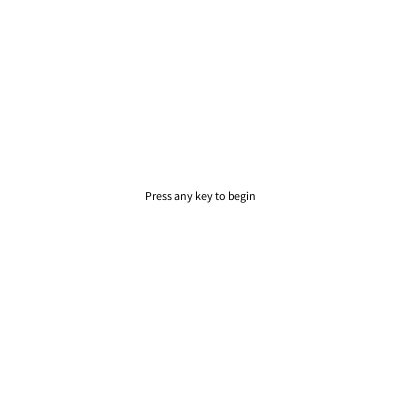
Frame 1 (no input)
Frame 60 (the mouse pressed at the canvas centre just before this capture): identical to frame 1, image omitted
Frame 120 (the mouse held since frame 60 and released just before this capture): identical to frame 1, image omitted

The Processing sketch that drew this single still picture (run headless with seeded random() and noise(); from frame 60 on, the mouse is pressed at the canvas centre):

// Processing sketch: processing_77487
// ── processing_77487.pde

int score;
int speedConstant;
int timeCount;
final int KEY_SPACE = 32;
double x = 10;
double y = 10;
int startX;
int startY;
int rectWidth;
int rectHeight;
Player player;
int passCount;
Controller controller;
GameSetup gS;
int colorValue;
int bulletRadius;
Character s;
boolean collected ;
boolean stop;
boolean delayed;
int count = 0;
int enemyCount = 0;
int addRedValue = 0;
boolean enter;
boolean boss;
int timer = 0;
int bossRad = rectWidth;
int width1;
int height1;
int hitCount = 0;
boolean hit;
int playerCount = 0;
boolean gameOver;
boolean startGame;
  
public void setup() {
  size(400, 400);
  set();
  
  frameRate(60);
}
  
public void set() {
  
  width1 = width;
  height1 = height;
  
  //changes
  colorValue = 0;
  bulletRadius = (int)(((width + height) / 2) / ((x + y) / 2)) / 2 / 2;
  startX = (int) (width / 2);
  startY = (int) ((height / 2) + height / y / 2);
  speedConstant = (int)((height + width) / 80 / x);
  player = new Player(new Location(startX, startY), speedConstant);
  gS = new GameSetup(x, y, width, height, player);
  controller = new Controller(player, gS);
  stroke(10, 100, 40);
  
  gS.setSquares(0);
  gS.setupTokens();
  gS.setEnemies(4);
  
  score = 0;
  gameOver = false;
  startGame = true;
  hit = false;
  enter = true;
  boss = false;
  collected = false;
  stop = false;
  delayed = false;
  s = null;
  timer = 0;
}
  
public void draw() {
  if (startGame) {
    background(255);
    fill(0);
    textAlign(CENTER);
    text("Press any key to begin", width / 2, height / 2);
    if (keyPressed) {
      startGame = false;
    }
  }
  else if (!startGame && !gameOver) {
    if (width1 != width || height1 != height) {
      gS.resetLocations(width, height, width1, height1);
      width1 = width;
      height1 = height;
    }
    timer = 0;
    controller.resetPlayer(player);
    gS.setPlayer(player);
    speedConstant = (int)((height + width) / 80 / x);
    rectWidth = (int) (width / x);
    rectHeight = (int) (height / y);
  
    gridDraw();
    if (!delayed) {
      controller.checkKeyboard((int)x, (int)y, width, height);
      player = controller.setPlayer();
      tokenDraw();
      bulletDraw();
      enemyDraw();
      bossDraw();
    }
    playerDraw();
    if (!stop) {
      collected = checkUnlock();
    }
    if (gS.getMapLoc() == 3 && enter) {
      gS.resetEnemies();
      enter = false;
    }
    if (collected) {
      gS.changeMapBoolean(2, 4, 0);
      gS.changeMapBoolean(2, 5, 0);
      stop = true;
      collected = false;
    }
    if (gS.getMapLoc() == 3 && ((player.getLocation().convertToGrid(player.getLocation().getRow(), width, x) == 4  && player.getLocation().convertToGrid(player.getLocation().getCol() + rectHeight / 4, height, y) == 8) || (player.getLocation().convertToGrid(player.getLocation().getRow(), width, x) == 5  && player.getLocation().convertToGrid(player.getLocation().getCol() + rectHeight / 4, height, y) == 8))) {    
      delayed = true;
    }
    if (delayed && count <= 180) {
      count++;
    }
    if (delayed && count == 90) {
      player.changeNumBullets(player.getNumBullets());
      gS.changeMapBoolean(3, 4, 9);
      gS.changeMapBoolean(3, 5, 9);
    }
    if (delayed && count == 150) {
      gS.setBoss();
      boss = true;
    }
    if (count >= 180) {
      delayed = false;
    }
  
    if (checkEnemyRespawn()) {
      gS.setEnemies(3);
    }
  
    if (colorValue > 255) {
      colorValue = 0;
    }
    else {
      colorValue += 4;
    }
    if (hit) {
      hitCount++;
    }
    if (hitCount == 60) {
      hitCount = 0;
      hit = false;
    }
    timeCount++;
    textAlign(LEFT);
    text("Score: " + score, rectWidth / 9, height - rectHeight / 9);
    textAlign(RIGHT);
    text("Bullet: " + player.getNumBullets(), (int)(width / x * 10 - rectWidth / 9), (int)(height - rectHeight / 9));
  }
  else {
    background(0);
    fill(255);
    textAlign(CENTER);
    text("GAME OVER", width / 2, height / 2);
    text("Score: " + score, width/2, height/2 + 20);
  
    if (timer <= 120) {
      timer++;
    }
    if (keyPressed && timer >= 60) {
      timer = 0;
      set();
      gameOver = false;
    }
  }
}
  
public boolean checkEnemyRespawn() {
  
  if (timer >= 1200 && boss) {
    timer = 0;
    return true;
  }
  timer++;
  return false;
}
  
public boolean checkUnlock() {
  int count = 0;
  for (Token t: gS.getTokens()) {
    if (t instanceof MainToken) {
      count++;
    }
  }
  return count == 0;
}
  
public void bossDraw() {
  if (gS.getBoss().size() > 0) {
    Character b = gS.getBoss().get(0).collisionCheck(player, rectWidth, rectWidth, rectHeight);
    if (b instanceof Player) {
      hit = true;
      if (gS.getBoss().get(0).getDirection() == 0) {
        player.moveTo(player.getLocation().getRow(), player.getLocation().getCol() + gS.getBoss().get(0).getSpeed());
        controller.downMethod(1);
      }
      else if (gS.getBoss().get(0).getDirection() == 1) {
        player.moveTo(player.getLocation().getRow() + gS.getBoss().get(0).getSpeed(), player.getLocation().getCol());
        controller.rightMethod(1);
      }
      else if (gS.getBoss().get(0).getDirection() == 2) {
        player.moveTo(player.getLocation().getRow(), player.getLocation().getCol() - gS.getBoss().get(0).getSpeed());
  
        controller.upMethod(1);
      }
      else if (gS.getBoss().get(0).getDirection() == 3) {
        player.moveTo(player.getLocation().getRow() - gS.getBoss().get(0).getSpeed(), player.getLocation().getCol());
        controller.leftMethod(1);
      }
      //System.out.println(s.getHealth());
      //decrease player health
      if (hitCount == 0) {
        player.changeHealth(-1 * gS.getBoss().get(0).getDamage());
      }
      //move player back in enemy direction by certain enemy speed
      //check boundaries by using the statements in the controller
      //
    }
  
    if (gS.getBoss().get(0).getHealth() <= 0) {
      score += 500;
      gameOver = true;
    }
  
    if (!gameOver) {
      fill(255);
      textAlign(CENTER);
      text(gS.getBoss().get(0).getHealth(), gS.getBoss().get(0).getLocation().getRow(), gS.getBoss().get(0).getLocation().getCol() + rectHeight * 4 / 3);
    }
    if (gS.getBoss().get(0).getCollision()) {
      enemyCount++;
  
      if (enemyCount <= 120) {
        if (addRedValue <= 180) {
          addRedValue += 6;
        }
        else {
          addRedValue = 0;
        }
      }
      else {
        gS.getBoss().get(0).changeCollision();
        enemyCount = 0;
        addRedValue = 0;
      }
    }
    fill(addRedValue);
  
  
    ellipse(gS.getBoss().get(0).getLocation().getRow(), gS.getBoss().get(0).getLocation().getCol(), rectWidth * 2, rectHeight * 2);
    gS.getBoss().get(0).setPlayerLoc(player.getLocation());
  
    gS.getBoss().get(0).move();
  }
}
  
public void gridDraw() {
  for (int row = 0; row < x; row++) {
    for (int col = 0; col < y; col++) {
      rectMode(CORNER);
      if (gS.getMaps()[gS.getMapLoc()][row][col]) {
        fill(0, 140, 100);
      }
      else {
        fill(0);
      }
      if (gS.getMapLoc() == 2) {
        if (row == 4 && col == 0 || row == 5 && col == 0) {
          if (!gS.getMaps()[2][4][0] && !gS.getMaps()[2][5][0]) {
            fill(140, 0, 10);
          }
          else {
            fill(255);
          }
        }
      }
      rect((int) ((row) * (width / x)), (int) ((col) * (height / y)),
      (int) ((width / x)), (int) ((height / y)));
      // rect((int)((row) * (width / x)), (int)((col) * (height / y)),
      // rectWidth, rectHeight);
    }
  }
}
  
public void bulletDraw() {
  for (int a = gS.getBullets().size() - 1; a >= 0; a--) {
    Bullet b = gS.getBullets().get(a);
    //changes
    if (!bulletCollisionCheck(b, a)) {
  
      b.move();
      //draw bullet
      fill(255 - colorValue);
      ellipse(b.getLocation().getRow(), b.getLocation().getCol(), bulletRadius * 2, bulletRadius * 2);
    }
  }
}
  
public void tokenDraw() {
  for (int a = gS.getTokens().size() - 1; a >= 0; a--) {
    Token t = gS.tokens.get(a);
    if (t.getMapLoc() == gS.getMapLoc()) {
      //draw token
      if (t.getTokenType().equals("MainToken")) {
        //changes
        fill(colorValue);
      }
      if (t.getTokenType().equals("BulletToken")) {
        fill(15);
      }
      if (t.getTokenType().equals("HealthToken")) {
        fill(60, 240, 240);
      }
      //changes
      Character s = t.collisionCheck(player, (rectWidth / 2 + rectHeight / 2) / 2, rectWidth, rectHeight);
      if (s instanceof Player) {
        //check type and act
        if (t.getTokenType().equals("MainToken")) {
          score += player.getLevel() * 30;
        }
        if (t.getTokenType().equals("BulletToken")) {
          player.changeNumBullets(10);
        }
        if (t.getTokenType().equals("HealthToken")) {
          player.changeHealth(50);
        }
        //removeToken
        gS.removeToken(a);
      }
      ellipse(t.getLocation().getRow(), t.getLocation().getCol(), rectWidth / 2, rectHeight / 2);
    }
  }
}
  
public void enemyDraw() {
  int makeShiftRad = 5;
  for (int e = gS.getEnemies().size() - 1; e >= 0; e--) {
    if (e < gS.getEnemies().size()) {
  
      Enemy a = gS.getEnemies().get(e);
      a.setPlayerLoc(player.getLocation());
      if (a.getCollision()) {
        enemyCount++;
        if (enemyCount <= 120) {
          if (addRedValue <= 60) {
            addRedValue += 2;
          }
          else {
            addRedValue = 0;
          }
        }
        else {
          a.changeCollision();
          enemyCount = 0;
          addRedValue = 0;
        }
      }
      if (a.getHealth() <= 0) {
        int rand = (int)(Math.random() * 100);
        if (rand <= 30) {
          gS.addToken(new BulletToken(a.getLocation(), player, gS.getMapLoc()));
        }
        else if (rand <= 45) {
          gS.addToken(new HealthToken(a.getLocation(), player, gS.getMapLoc()));
        }
        gS.removeEnemy(e);
        player.gainExp(a.getLevel());
        if (player.checkLevelUp()) {
          player.levelUp();
        }
        score += (a.getLevel() * 10);
  
        //System.out.println(player.getLevel());
      }
  
      if (a.getHealth() > 0) {
        fill(255);
        textAlign(CENTER);
        text(a.getHealth(), a.getLocation().getRow(), a.getLocation().getCol() + makeShiftRad + rectHeight / 2);
      }
      //System.out.println(a.getLevel());
      //System.out.println(player.getLevel() + "   player" );
      if (a.getLevel() == player.getLevel() + 1) {
        if (a.getCollision()) {
          fill(200 + addRedValue, 220, 240);
        }
        else {
          fill(190, 220, 240);
        }
      }
      else if (a.getLevel() == player.getLevel() + 2) {
        if (a.getCollision()) {
          fill(30 + addRedValue, 40, 150);
        }
        else {
          fill(30, 40, 150);
        }
      }
      else if (a.getLevel() == player.getLevel() + 3) {
        if (a.getCollision()) {
          fill(140 + addRedValue, 20, 40);
        }
        else {
          fill(140, 20, 40);
        }
      }
      else {
        fill(190, 220, 240);
      }
      if (!a.collisionCheck(a.getLocation(), makeShiftRad, gS.getMaps(), gS.getMapLoc(), width, height, x, y) ) {
        a.move();
      }
      else {
        a.reverseMove(a.getLocation(), makeShiftRad, gS.getMaps(), gS.getMapLoc(), width, height, x, y);
      }
  
      //temporary
      int enRadius = rectWidth / 4;
      triangle(a.getLocation().getRow(), a.getLocation().getCol() - rectHeight / 3,
      a.getLocation().getRow() - rectWidth / 3, a.getLocation().getCol() + rectHeight / 4,
      a.getLocation().getRow() + rectWidth / 3, a.getLocation().getCol() + rectHeight / 4);
      //ellipse(a.getLocation().getRow(),a.getLocation().getCol(), rectWidth / 2, rectHeight / 2);
  
      //changes
      s = a.collisionCheck(player, enRadius, rectWidth, rectHeight);
      if (s instanceof Player) {
        hit = true;
        if (a.getDirection() == 0) {
          player.moveTo(player.getLocation().getRow(), player.getLocation().getCol() + a.getSpeed());
          if (player.getLocation().getCol() >= 382) {
            player.moveTo(player.getLocation().getRow(), height + 1);
          }
          controller.downMethod(1);
        }
        else if (a.getDirection() == 1) {
          player.moveTo(player.getLocation().getRow() + a.getSpeed(), player.getLocation().getCol());
          if (player.getLocation().getRow() >= 382) {
            player.moveTo(width + 1, player.getLocation().getCol());
          }
          controller.rightMethod(1);
        }
        else if (a.getDirection() == 2) {
          player.moveTo(player.getLocation().getRow(), player.getLocation().getCol() - a.getSpeed());
          controller.upMethod(1);
        }
        else if (a.getDirection() == 3) {
          player.moveTo(player.getLocation().getRow() - a.getSpeed(), player.getLocation().getCol());
          controller.leftMethod(1);
        }
        //System.out.println(s.getHealth());
        //decrease player health
  
        if (hitCount == 0) {
          player.changeHealth(-1 * a.getDamage());
        }
        //move player back in enemy direction by certain enemy speed
        //check boundaries by using the statements in the controller
        //
      }
    }
  }
  }
  
  public void playerDraw() {
  
    if (hit) {
      playerCount += 5;
      if (playerCount > 100) {
        playerCount = 0;
      }
    }
    else {
      playerCount = 0;
    }
    //player color
    fill(30 + playerCount, 100 - playerCount, 200 - playerCount * 2);
    rectMode(CENTER);
    rect(player.getLocation().getRow(), player.getLocation().getCol(),
    rectWidth / 2, rectHeight / 2);
    if (player.getHealth() > 0) {
      fill(255);
      textAlign(CENTER);
      text(player.getHealth(), player.getLocation().getRow(), player.getLocation().getCol() + rectHeight / 2 + 4);
    }
    else {
      gameOver = true;
    }
  }
  public void keyPressed() {
    if (!delayed) {
      if (keyCode == KEY_SPACE && !controller.getKeys()[keyCode]) {
        player.changeNumBullets(-1);
        Location bulletLocation = new Location(player.getLocation().row, player.getLocation().getCol());
        //fire
        if (player.getNumBullets() > 0) {
          gS.addBullet((new Bullet(bulletLocation, controller.getAngle(), player.getLevel(), speedConstant)));
        }
        /*
            else {
                        System.out.println("require");
                    }
                    */
        //System.out.println(gS.getBullets().size());
      }
  
      if (keyCode < controller.getKeys().length) {
        // println("Key pressed == " + keyCode);
        controller.setKeys(keyCode, true);
      }
    }
  }
  
  public void keyReleased() {
    if (keyCode < controller.getKeys().length) {
      // println("Key released == " + keyCode);
      controller.setKeys(keyCode, false);
    }
  }
  /*
    //use mapLoc to check which map and use if statements to decide where to go
    public void boundaryCheck() {
        int xLoc;
        int yLoc;
        if(player.getLocation().getRow() - rectWidth / 4 < 0) {
            println("out left");
            xLoc = (int)((width - rectWidth / 4) / (width / x)) ;
            yLoc = (int)(player.getLocation().getCol() / (height / y));
            if (gS.getMaps()[gS.getMapLoc()][xLoc][yLoc]) {
                player.moveTo(width - rectWidth / 4, player.getLocation().getCol());
            }
            else {
                player.moveTo(0 + rectWidth / 4, player.getLocation().getCol());
            }
        }
          
        if(player.getLocation().getRow() + rectWidth / 4 > width) {
            println("out right");
            xLoc = (int)((0 + rectWidth / 4) / (width / x));
            yLoc = (int)(player.getLocation().getCol() / (height / y));
            if (gS.getMaps()[gS.getMapLoc()][xLoc][yLoc]) {
                player.moveTo(0 + rectWidth / 4, player.getLocation().getCol());
            }
            else {
                player.moveTo(width - rectWidth / 4, player.getLocation().getCol());
            }
        }
          
        if(player.getLocation().getCol() - rectHeight / 4 < 0) {
            println("out up");
            if (gS.getMapLoc() == 0) {
                gS.setSquares(1);
                gS.setEnemies(4);
            }
            xLoc = (int)(player.getLocation().getRow() / (width / x));
            yLoc = (int)((height - rectHeight / 4) / (height / y));
            if (gS.getMaps()[gS.getMapLoc()][xLoc][yLoc]) {
                player.moveTo(player.getLocation().getRow(), height - rectHeight / 4);
            }
            else {
                player.moveTo(player.getLocation().getRow(), 0 + rectHeight / 4);
            }
        }
          
        if(player.getLocation().getCol() + rectHeight / 4 > height) {
            if (gS.getMapLoc() == 1) {
                gS.setSquares(0);
                gS.setEnemies(3);
            }
            xLoc = (int)(player.getLocation().getRow() / (width / x));
            yLoc = (int)((0 + rectHeight / 4) / (height / y));
            if (gS.getMaps()[gS.getMapLoc()][xLoc][yLoc]) {
                player.moveTo(player.getLocation().getRow(), 0 + rectHeight / 4);
            }
            else {
                player.moveTo(player.getLocation().getRow(), height - rectHeight / 4);
            }
        }
   }
    }
    */
  
  //changes
  public boolean bulletCollisionCheck(Bullet b, int a) {
  
    boolean collision = false;
    if (gS.getBoss().size() > 0) {
      s = b.collisionCheck(gS.getBoss().get(0), bulletRadius, rectWidth, rectHeight);
      if (s instanceof Boss) {
        gS.getBoss().get(0).setCollision();
        gS.getBoss().get(0).changeHealth(-b.getDamage());
        gS.removeBullet(a);
        collision = true;
        return collision;
      }
    }
  
    for (int c = 0; c < gS.getEnemies().size(); c++) {
      //checks enemies
      s = b.collisionCheck(gS.getEnemies().get(c), bulletRadius, rectWidth, rectHeight);
  
      if (s instanceof Enemy) {
        gS.getEnemies().get(c).setCollision();
        gS.getEnemies().get(c).changeHealth(-b.getDamage());
        gS.removeBullet(a);
        collision = true;
        return collision;
      }
    }
    //checks walls
    if (b.collisionCheck(b.getLocation(), bulletRadius, gS.getMaps(), gS.getMapLoc(), width, height, x, y)) {
      gS.removeBullet(a);
      collision = true;
    }
    return collision;
  }
  
  
  
  public class Boss extends Enemy {
    public Boss(Location loc, int l, int sc, Player p) {
      super(loc, l, sc, p);
      setHealth(calculateHP(l) * 3);
    }
  }
  
  
  public class Bullet extends Character {
    int direction;
    int damage;
    int speed;
    final int limit = 30;
    int x;
    int y;
  
  
    public Bullet(Location loc, int dir, int lev, int sc) {
      super(loc, lev, sc);
      direction = dir;
      setSpeed(8 * getSpeedConstant());
      damage = lev * 20;
    }
  
    public void move() {
      x = 0;
      y = 0;
      if (direction > 0 && direction < 180) {
        x = 1;
      }
      if (direction > 180 && direction < 360) {
        x = -1;
      }
      if (direction > 90 && direction < 270) {
        y = 1;
      }
      if (direction > 270 || direction < 90) {
        y = -1;
      }
      //System.out.println(x + "  " + y);
      moveTo(getLocation().getRow() + getSpeed() * x, getLocation().getCol() + getSpeed() * y);
    }
    public int getDamage() {
      return damage;
    }
  }
  
  
  public class BulletToken extends Token {
    public BulletToken (Location loc, Player p, int m) {
      super(loc, p, m, "BulletToken");
    }
  }
  
  
  public class Character {
    private Location loc;
    private int health;
    private int speed;
    //level of enemy does not change with character
    private int fullHealth;
    private int level;
    private int speedConstant;
    private int healthLimit;
    private boolean collision;
  
    public Character(Location loc1) {
      loc = loc1;
    }
  
    public Character(Location loc1, int l, int s) {
      loc = loc1;
      level = l;
      speedConstant = s;
      if (this instanceof Player) {
        healthLimit = calculateHP(l) * 4;
      }
      else {
        if (this instanceof Enemy) {
          healthLimit = calculateHP(l);
        }
        else {
          healthLimit = calculateHP(l * 5);
        }
      }
    }
  
    public Character(Location loc1, int l, int h, int s) {
      loc = loc1;
      level = l;
      health = h;
      fullHealth = h;
      speedConstant = s;
    }
    public void setCollision(boolean a) {
      collision = a;
    }
  
    public boolean getCollision() {
      return collision;
    }
    //changes
  
    //other character
    //havent been able to get outer points of bullet and token
    public Character collisionCheck(Character a, int rad, int rectWidth, int rectHeight) {
      int xLoc = -10;
      int yLoc = -10;
      int xLoc2 = -10;
      int yLoc2 = -10;
      if (a instanceof Player) {
        xLoc = (a.getLocation().getRow() + rectWidth/ 4);
        xLoc2 = (a.getLocation().getRow() - rectWidth / 4);
        yLoc = (a.getLocation().getCol() + rectHeight / 4);
        yLoc2 = (a.getLocation().getCol() - rectHeight / 4);
      }
      if (this instanceof Bullet) {
        int x = this.getLocation().getRow();
        int y = this.getLocation().getCol();
        int pointX = -10;
        int pointY = -10;
        for (double r = 0; r < 360; r += 5) {
          pointX = (int)(x + rad * Math.sin(r) / 2);
          pointY = (int)(y + rad * Math.cos(r) / 2);
        }
        //makeshift code
        if (a instanceof Enemy) {
          if (pointX >= a.getLocation().getRow() - 5 && pointX <= a.getLocation().getRow() + 5 && pointY >= a.getLocation().getCol() - 5 && pointY <= a.getLocation().getCol() + 5) {
          }
          else {
            a = null;
          }
        }
      }
      else if (this instanceof Token) {
        int x = this.getLocation().getRow();
            int y = this.getLocation().getCol();
            int pointX;
            int pointY;
            for (double r = 0; r < 360; r++) {
                pointX = (int)(x + Math.sin(r) * rad / 2);
                pointY = (int)(y + Math.cos(r) * rad / 2);
                //System.out.println(pointX + "  " + pointY);
                if(pointX >= xLoc2 && pointX <= xLoc && pointY >= yLoc2 && pointY <= yLoc) {
                    return a;
                }
                else {
                    a = null;
                }
            }
      }
      else if (this instanceof Enemy) {
        int x = this.getLocation().getRow();
        int y = this.getLocation().getCol();
        int pointX = -10;
        int pointY = -10;
        for (double r = 0; r < 360; r += 5) {
          pointX = (int)(x + rad * Math.sin(r));
          pointY = (int)(y + rad * Math.cos(r));
          if (this instanceof Boss) {
            if (pointX >= a.getLocation().getRow() - rectWidth / 2 + 10 && pointX <= a.getLocation().getRow() + rectWidth / 2 - 10 && pointY >= a.getLocation().getCol() - rectHeight / 2 + 10 && pointY <= a.getLocation().getCol() + rectHeight / 2 - 10) {
              return a;
            }
          }
          else {
            if (pointX >= a.getLocation().getRow() - rad && pointX <= a.getLocation().getRow() + rad && pointY >= a.getLocation().getCol() - rad && pointY <= a.getLocation().getCol() + rad) {
              return a;
            }
          }
        }
        a = null;
      }
      return a;
    }
    //wall
    public boolean collisionCheck(Location loc, int rad, boolean[][][] map, int mapLoc, int width, int height, double x, double y) {
      if (this instanceof Bullet || this instanceof Enemy) {
        double x1 = loc.getRow();
        double y1 = loc.getCol();
        int pointX = (int)((x1) / ((double)width / x));
        int pointY = (int)((y1) / ((double)height / y));
        //needs work to prevent sliding past parts
        if (checkLocations(pointX, pointY, (int)x, (int)y)) {
          return true;
        }
        if (map[mapLoc][pointX][pointY]) {
          return false;
        }
      }
      return true;
    }
    public void setFullHealth(int a) {
      fullHealth = a;
    }
  
    public boolean checkLocations(int x1, int y1, int x, int y) {
      if (x1 >= x) {
        return true;
      }
      if (x1 < 0) {
        return true;
      }
      if (y1 >= y) {
        return true;
      }
      if (y1 < 0) {
        return true;
      }
      return false;
    }
  
  
    public int getFullHealth() {
      return fullHealth;
    }
  
    public Location getLocation() {
      return loc;
    }
  
    public void setLocation(int x, int y) {
      loc = new Location(x, y);
    }
  
    public void moveTo(int x, int y) {
      loc = loc.changeLocation(x, y);
    }
  
    public void moveTo(Location loc1) {
      loc = loc.changeLocation(loc1.getRow(), loc1.getCol());
    }
  
    public void setSpeed(int s) {
      if (s <= 10 || speed > 0) {
        speed = s;
      }
      else {
        speed = 5;
      }
    }
  
    public int getSpeed() {
      return speed;
    }
  
    //changes
    public int calculateHP(int l) {
  
      if (this instanceof Enemy) {
        l = l * 40 + 50;
      }
      else if (this instanceof Player) {
        l = l * 50 + 50;
      }
      return l;
    }
  
    //changes
    public void setHealth(int h) {
      health = h;
    }
    public int getHealth() {
      return health;
    }
  
    public void changeHealth(int de) {
      health = health + de;
      if (health > healthLimit) {
        health = healthLimit;
      }
    }
  
    public int getLevel() {
      return level;
    }
  
    public int getSpeedConstant() {
      return speedConstant;
    }
  
    public void resetLocation(int w, int h, int w1, int h1) {
      setLocation(loc.getRow() * w / w1, loc.getCol() * h / h1);
    }
  }
  
  
  public class Controller {
    Player player;
    int x;
    int y;
    int xLoc;
    int yLoc;
    int xLoc2;
    int yLoc2;
    int rectWidth;
    int rectHeight;
    int width;
    int height;
    int angle = 0;
    GameSetup gS;
    boolean off;
    public Controller(Player play, GameSetup gs) {
      player = play;
      gS = gs;
    }
    final int KEY_LEFT = 37;
    final int KEY_UP = 38;
    final int KEY_RIGHT = 39;
    final int KEY_DOWN = 40;
  
    boolean[] keyPressed = new boolean[256];
  
    public boolean[] getKeys() {
      return keyPressed;
    }
  
    public void setKeys(int key, boolean a) {
      keyPressed[key] = a;
    }
  
    //changes check with in school code
    public void checkKeyboard(int x, int y, int width, int height) {
      this.width = width;
      this.height = height;
      this.x = x;
      this.y = y;
      rectWidth = (int) (width / x);
      rectHeight = (int) (height / y);
  
      if (keyPressed[KEY_UP]) {
        player.setDirection(0);
        if (!keyPressed[KEY_LEFT] || !keyPressed[KEY_RIGHT]) {
          angle = 0;
        }
        player.moveTo(player.getLocation().getRow(), player.getLocation().getCol() - player.getSpeed());
        xLoc = player.getLocation().convertToGrid(player.getLocation().getRow() + rectWidth/ 4, width, x);
        xLoc2 = player.getLocation().convertToGrid(player.getLocation().getRow() - rectWidth / 4, width, x);
        yLoc = player.getLocation().convertToGrid(player.getLocation().getCol() - rectHeight / 4, height, y);
        checkLocations(xLoc, xLoc2, yLoc, yLoc);
        upMethod();
      }
  
      if (keyPressed[KEY_DOWN]) {
        player.setDirection(2);
        if (!keyPressed[KEY_LEFT] || keyPressed[KEY_RIGHT]) {
          angle = 180;
        }
        player.moveTo(player.getLocation().getRow(), player.getLocation().getCol() + player.getSpeed());
        xLoc = player.getLocation().convertToGrid(player.getLocation().getRow() + rectWidth/ 4, width, x);
        xLoc2 = player.getLocation().convertToGrid(player.getLocation().getRow() - rectWidth / 4, width, x);
        yLoc = player.getLocation().convertToGrid(player.getLocation().getCol() + rectHeight / 4, height, y);
        checkLocations(xLoc, xLoc2, yLoc, yLoc);
        downMethod();
      }
  
  
      if (keyPressed[KEY_LEFT]) {
        player.setDirection(3);
        if (!keyPressed[KEY_UP] || !keyPressed[KEY_DOWN]) {
          angle = 270;
        }
        player.moveTo(player.getLocation().getRow() - player.getSpeed(), player.getLocation().getCol());
        xLoc = player.getLocation().convertToGrid(player.getLocation().getRow() - rectWidth / 4, width, x);
        yLoc = player.getLocation().convertToGrid(player.getLocation().getCol() - rectHeight / 4, height, y);
        yLoc2 = player.getLocation().convertToGrid(player.getLocation().getCol() + rectHeight / 4, height, y);
        checkLocations(xLoc, xLoc, yLoc, yLoc2);
  
        leftMethod();
      }
  
      if (keyPressed[KEY_RIGHT]) {
        player.setDirection(1);
        if (!keyPressed[KEY_UP] || !keyPressed[KEY_DOWN]) {
          angle = 90;
        }
        player.moveTo(player.getLocation().getRow() + player.getSpeed(), player.getLocation().getCol());
        xLoc = player.getLocation().convertToGrid(player.getLocation().getRow() + rectWidth / 4, width, x);
        yLoc = player.getLocation().convertToGrid(player.getLocation().getCol() - rectHeight / 4, height, y);
        yLoc2 = player.getLocation().convertToGrid(player.getLocation().getCol() + rectHeight / 4, height, y);
        checkLocations(xLoc, xLoc, yLoc, yLoc2);
  
        rightMethod();
      }
      if (keyPressed[KEY_UP] && keyPressed[KEY_RIGHT]) {
        angle = 45;
      }
      if (keyPressed[KEY_UP] && keyPressed[KEY_LEFT]) {
        angle = 315;
      }
      if (keyPressed[KEY_DOWN] && keyPressed[KEY_RIGHT]) {
        angle = 135;
      }
      if (keyPressed[KEY_DOWN] && keyPressed[KEY_LEFT]) {
        angle = 225;
      }
    }
  
  
    public void upMethod() {
      if (player.getLocation().getCol() - rectHeight / 4 <= 0) {
        //println("out up");
        if (gS.getMapLoc() == 0) {
          if (gS.getMaps()[1][xLoc][(int)((height - rectHeight / 4) / (height / y))] && gS.getMaps()[1][xLoc2][(int)((height - rectHeight / 4) / (height / y))]) {
            gS.setSquares(1);
            gS.setEnemies(5);
          }
        }
        else if (gS.getMapLoc() == 1) {
          if (gS.getMaps()[2][xLoc][(int)((height - rectHeight / 4) / (height / y))] && gS.getMaps()[2][xLoc2][(int)((height - rectHeight / 4) / (height / y))]) {
            gS.setSquares(2);
            gS.setEnemies(11);
          }
        }
        else if (gS.getMapLoc() == 2) {
          if (gS.getMaps()[3][xLoc][(int)((height - rectHeight / 4) / (height / y))] && gS.getMaps()[3][xLoc2][(int)((height - rectHeight / 4) / (height / y))]) {
            gS.setSquares(3);
            //gS.setEnemies(4);
            //set boss
          }
        }
        else if (gS.getMapLoc() == 4) {
          if (gS.getMaps()[5][xLoc][(int)((height - rectHeight / 4) / (height / y))] && gS.getMaps()[5][xLoc2][(int)((height - rectHeight / 4) / (height / y))]) {
            gS.setSquares(5);
            gS.setEnemies(8);
          }
        }
        else if (gS.getMapLoc() == 5) {
          if (gS.getMaps()[6][xLoc][(int)((height - rectHeight / 4) / (height / y))] && gS.getMaps()[6][xLoc2][(int)((height - rectHeight / 4) / (height / y))]) {
            gS.setSquares(6);
            gS.setEnemies(6);
          }
        }
        else if (gS.getMapLoc() == 7) {
          if (gS.getMaps()[8][xLoc][(int)((height - rectHeight / 4) / (height / y))] && gS.getMaps()[8][xLoc2][(int)((height - rectHeight / 4) / (height / y))]) {
            gS.setSquares(8);
            gS.setEnemies(8);
          }
        }
        else if (gS.getMapLoc() == 8) {
          if (gS.getMaps()[9][xLoc][(int)((height - rectHeight / 4) / (height / y))] && gS.getMaps()[9][xLoc2][(int)((height - rectHeight / 4) / (height / y))]) {
            gS.setSquares(9);
            gS.setEnemies(7);
          }
        }
  
        yLoc = (int)((height - rectHeight / 4) / (height / y));
        if (gS.getMaps()[gS.getMapLoc()][xLoc][yLoc] && gS.getMaps()[gS.getMapLoc()][xLoc2][yLoc]) {
          player.moveTo(player.getLocation().getRow(), height - rectHeight / 4);
        }
        else {
          player.moveTo(player.getLocation().getRow(), 0 + rectHeight / 4);
        }
      }
  
      checkLocations(xLoc, xLoc2, yLoc, yLoc);
      if (!gS.getMaps()[gS.getMapLoc()][xLoc][yLoc] || !gS.getMaps()[gS.getMapLoc()][xLoc2][yLoc]) {
        player.moveTo(player.getLocation().getRow(), player.getLocation().getCol() + player.getSpeed());
      }
    }
  
    public void downMethod() {
      if (player.getLocation().getCol() + rectHeight / 4>= height) {
        //System.out.println("out down");
        if (gS.getMapLoc() == 1) {
          if (gS.getMaps()[0][xLoc][(int)((0 + rectHeight / 4) / (height / y))] && gS.getMaps()[0][xLoc2][(int)((0 + rectHeight / 4) / (height / y))]) {
            //System.out.println("occur");
            gS.setSquares(0);
            gS.setEnemies(6);
          }
        }
        else if (gS.getMapLoc() == 2) {
          if (gS.getMaps()[1][xLoc][(int)((0 + rectHeight / 4) / (height / y))] && gS.getMaps()[1][xLoc2][(int)((0 + rectHeight / 4) / (height / y))]) {
            gS.setSquares(1);
            gS.setEnemies(5);
          }
        }
        else if (gS.getMapLoc() == 5) {
          if (gS.getMaps()[4][xLoc][(int)((0 + rectHeight / 4) / (height / y))] && gS.getMaps()[4][xLoc2][(int)((0 + rectHeight / 4) / (height / y))]) {
            gS.setSquares(4);
            gS.setEnemies(6);
          }
        }
        else if (gS.getMapLoc() == 6) {
          if (gS.getMaps()[5][xLoc][(int)((0 + rectHeight / 4) / (height / y))] && gS.getMaps()[5][xLoc2][(int)((0 + rectHeight / 4) / (height / y))]) {
            gS.setSquares(5);
            gS.setEnemies(8);
          }
        }
        else if (gS.getMapLoc() == 8) {
          if (gS.getMaps()[7][xLoc][(int)((0 + rectHeight / 4) / (height / y))] && gS.getMaps()[7][xLoc2][(int)((0 + rectHeight / 4) / (height / y))]) {
            gS.setSquares(7);
            gS.setEnemies(6);
          }
        }
        else if (gS.getMapLoc() == 9) {
          if (gS.getMaps()[8][xLoc][(int)((0 + rectHeight / 4) / (height / y))] && gS.getMaps()[8][xLoc2][(int)((0 + rectHeight / 4) / (height / y))]) {
            gS.setSquares(8);
            gS.setEnemies(7);
          }
        }
        yLoc = (int)((0 + rectHeight / 4) / (height / y));
        if (gS.getMaps()[gS.getMapLoc()][xLoc][yLoc] && gS.getMaps()[gS.getMapLoc()][xLoc2][yLoc]) {
          player.moveTo(player.getLocation().getRow(), 0 + rectHeight / 4);
        }
        else {
          player.moveTo(player.getLocation().getRow(), height - rectHeight / 4);
        }
      }
  
      checkLocations(xLoc, xLoc2, yLoc, yLoc);
      if (!gS.getMaps()[gS.getMapLoc()][xLoc][yLoc] || !gS.getMaps()[gS.getMapLoc()][xLoc2][yLoc]) {
        //System.out.println(mapLoc);
        player.moveTo(player.getLocation().getRow(), player.getLocation().getCol() - player.getSpeed());
      }
    }
  
    public void leftMethod() {
      if (player.getLocation().getRow() - rectWidth / 4 <= 0) {
        if (gS.getMapLoc() == 0) {
          if (gS.getMaps()[4][(int)((width - rectWidth / 4) / (width / x))][yLoc] && gS.getMaps()[4][(int)((width - rectWidth / 4) / (width / x))][yLoc2]) {
            gS.setSquares(4);
            gS.setEnemies(5);
          }
        }
        else if (gS.getMapLoc() == 1) {
          if (gS.getMaps()[5][(int)((width - rectWidth / 4) / (width / x))][yLoc] && gS.getMaps()[5][(int)((width - rectWidth / 4) / (width / x))][yLoc2]) {
            gS.setSquares(5);
            gS.setEnemies(4);
          }
        }
        else if (gS.getMapLoc() == 2) {
          if (gS.getMaps()[6][(int)((width - rectWidth / 4) / (width / x))][yLoc] && gS.getMaps()[6][(int)((width - rectWidth / 4) / (width / x))][yLoc2]) {
            gS.setSquares(6);
            gS.setEnemies(7);
          }
        }
        else if (gS.getMapLoc() == 7) {
          if (gS.getMaps()[0][(int)((width - rectWidth / 4) / (width / x))][yLoc] && gS.getMaps()[0][(int)((width - rectWidth / 4) / (width / x))][yLoc2]) {
            gS.setSquares(0);
            gS.setEnemies(5);
          }
        }
        else if (gS.getMapLoc() == 8) {
          if (gS.getMaps()[1][(int)((width - rectWidth / 4) / (width / x))][yLoc] && gS.getMaps()[1][(int)((width - rectWidth / 4) / (width / x))][yLoc2]) {
            gS.setSquares(1);
            gS.setEnemies(6);
          }
        }
        else if (gS.getMapLoc() == 9) {
          if (gS.getMaps()[2][(int)((width - rectWidth / 4) / (width / x))][yLoc] && gS.getMaps()[2][(int)((width - rectWidth / 4) / (width / x))][yLoc2]) {
            gS.setSquares(2);
            gS.setEnemies(9);
          }
        }
        //println("out left");
        xLoc = (int)((width - rectWidth / 4) / (width / x)) ;
  
        if (gS.getMaps()[gS.getMapLoc()][xLoc][yLoc] && gS.getMaps()[gS.getMapLoc()][xLoc][yLoc2]) {
          player.moveTo(width - rectWidth / 4, player.getLocation().getCol());
        }
        else {
          player.moveTo(0 + rectWidth / 4, player.getLocation().getCol());
        }
      }
  
      checkLocations(xLoc, xLoc2, yLoc, yLoc2);
      if (!gS.getMaps()[gS.getMapLoc()][xLoc][yLoc] || !gS.getMaps()[gS.getMapLoc()][xLoc][yLoc2]) {
        player.moveTo(player.getLocation().getRow() + player.getSpeed(), player.getLocation().getCol());
      }
    }
  
    public void rightMethod() {
      if (player.getLocation().getRow() + rectWidth / 4 >= width) {
        //println("out right");
        if (gS.getMapLoc() == 4) {
          if (gS.getMaps()[0][(int)((0 + rectWidth / 4 ) / (width / x))][yLoc] && gS.getMaps()[0][(int)((0 + rectWidth / 4 ) / (width / x))][yLoc2]) {
            gS.setSquares(0);
            gS.setEnemies(6);
          }
        }
        else if (gS.getMapLoc() == 5) {
          if (gS.getMaps()[1][(int)((0 + rectWidth / 4 ) / (width / x))][yLoc] && gS.getMaps()[1][(int)((0 + rectWidth / 4 ) / (width / x))][yLoc2]) {
            gS.setSquares(1);
            gS.setEnemies(6);
          }
        }
        else if (gS.getMapLoc() == 6) {
          if (gS.getMaps()[2][(int)((0 + rectWidth / 4 ) / (width / x))][yLoc] && gS.getMaps()[2][(int)((0 + rectWidth / 4 ) / (width / x))][yLoc2]) {
            gS.setSquares(2);
            gS.setEnemies(9);
          }
        }
        else if (gS.getMapLoc() == 0) {
          if (gS.getMaps()[7][(int)((0 + rectWidth / 4 ) / (width / x))][yLoc] && gS.getMaps()[7][(int)((0 + rectWidth / 4 ) / (width / x))][yLoc2]) {
            gS.setSquares(7);
            gS.setEnemies(8);
          }
        }
        else if (gS.getMapLoc() == 1) {
          if (gS.getMaps()[8][(int)((0 + rectWidth / 4 ) / (width / x))][yLoc] && gS.getMaps()[8][(int)((0 + rectWidth / 4 ) / (width / x))][yLoc2]) {
            gS.setSquares(8);
            gS.setEnemies(4);
          }
        }
        else if (gS.getMapLoc() == 2) {
          if (gS.getMaps()[9][(int)((0 + rectWidth / 4 ) / (width / x))][yLoc] && gS.getMaps()[9][(int)((0 + rectWidth / 4 ) / (width / x))][yLoc2]) {
            gS.setSquares(9);
            gS.setEnemies(6);
          }
        }
        xLoc = (int)((0 + rectWidth / 4 ) / (width / x));
        if (gS.getMaps()[gS.getMapLoc()][xLoc][yLoc] && gS.getMaps()[gS.getMapLoc()][xLoc][yLoc2]) {
          player.moveTo(0 + rectWidth / 4, player.getLocation().getCol());
        }
        else {
          player.moveTo(width - rectWidth / 4, player.getLocation().getCol());
        }
      }
  
      checkLocations(xLoc, xLoc2, yLoc, yLoc2);
      if (!gS.getMaps()[gS.getMapLoc()][xLoc][yLoc] || !gS.getMaps()[gS.getMapLoc()][xLoc][yLoc2]) {
        player.moveTo(player.getLocation().getRow() - player.getSpeed(), player.getLocation().getCol());
      }
    }
  
  
    public void upMethod(int a) {
  
      if (player.getLocation().getCol() - rectHeight / 4 <= 0) {
        //println("out up");
        if (gS.getMapLoc() == 0) {
          if (gS.getMaps()[1][xLoc][(int)((height - rectHeight / 4) / (height / y))] && gS.getMaps()[1][xLoc2][(int)((height - rectHeight / 4) / (height / y))]) {
            gS.setSquares(1);
            gS.setEnemies(4);
          }
        }
        else if (gS.getMapLoc() == 1) {
          if (gS.getMaps()[2][xLoc][(int)((height - rectHeight / 4) / (height / y))] && gS.getMaps()[2][xLoc2][(int)((height - rectHeight / 4) / (height / y))]) {
            gS.setSquares(2);
            gS.setEnemies(5);
          }
        }
        else if (gS.getMapLoc() == 2) {
          if (gS.getMaps()[3][xLoc][(int)((height - rectHeight / 4) / (height / y))] && gS.getMaps()[3][xLoc2][(int)((height - rectHeight / 4) / (height / y))]) {
            gS.setSquares(3);
            //gS.setEnemies(4);
            //set boss
          }
        }
        else if (gS.getMapLoc() == 4) {
          if (gS.getMaps()[5][xLoc][(int)((height - rectHeight / 4) / (height / y))] && gS.getMaps()[5][xLoc2][(int)((height - rectHeight / 4) / (height / y))]) {
            gS.setSquares(5);
            gS.setEnemies(7);
          }
        }
        else if (gS.getMapLoc() == 5) {
          if (gS.getMaps()[6][xLoc][(int)((height - rectHeight / 4) / (height / y))] && gS.getMaps()[6][xLoc2][(int)((height - rectHeight / 4) / (height / y))]) {
            gS.setSquares(6);
            gS.setEnemies(7);
          }
        }
        else if (gS.getMapLoc() == 7) {
          if (gS.getMaps()[8][xLoc][(int)((height - rectHeight / 4) / (height / y))] && gS.getMaps()[8][xLoc2][(int)((height - rectHeight / 4) / (height / y))]) {
            gS.setSquares(8);
            gS.setEnemies(9);
          }
        }
        else if (gS.getMapLoc() == 8) {
          if (gS.getMaps()[9][xLoc][(int)((height - rectHeight / 4) / (height / y))] && gS.getMaps()[9][xLoc2][(int)((height - rectHeight / 4) / (height / y))]) {
            gS.setSquares(9);
            gS.setEnemies(8);
          }
        }
  
        yLoc = (int)((height - rectHeight / 4) / (height / y));
        if (gS.getMaps()[gS.getMapLoc()][xLoc][yLoc] && gS.getMaps()[gS.getMapLoc()][xLoc2][yLoc]) {
          player.moveTo(player.getLocation().getRow(), height - rectHeight / 4);
        }
        else {
          player.moveTo(player.getLocation().getRow(), 0 + rectHeight / 4);
        }
      }
  
      xLoc = player.getLocation().convertToGrid(player.getLocation().getRow() + rectWidth/ 4, width, x);
      xLoc2 = player.getLocation().convertToGrid(player.getLocation().getRow() - rectWidth / 4, width, x);
      yLoc = player.getLocation().convertToGrid(player.getLocation().getCol() - rectHeight / 4 - player.getSpeed(), height, y);
      yLoc2 = player.getLocation().convertToGrid(player.getLocation().getCol() + rectHeight / 4, height, y);
  
      checkLocations(xLoc, xLoc2, yLoc, yLoc);
      if (!gS.getMaps()[gS.getMapLoc()][xLoc][yLoc] || !gS.getMaps()[gS.getMapLoc()][xLoc2][yLoc]) {
        player.moveTo(player.getLocation().getRow(), player.getLocation().getCol() + player.getSpeed());
      }
    }
  
    public void downMethod(int a) {
  
      if (player.getLocation().getCol() + rectHeight / 4>= height) {
        System.out.println("out down");
        if (gS.getMapLoc() == 1) {
          if (gS.getMaps()[0][xLoc][(int)((0 + rectHeight / 4) / (height / y))] && gS.getMaps()[0][xLoc2][(int)((0 + rectHeight / 4) / (height / y))]) {
            //System.out.println("occur");
            gS.setSquares(0);
            gS.setEnemies(5);
          }
        }
        else if (gS.getMapLoc() == 2) {
          if (gS.getMaps()[1][xLoc][(int)((0 + rectHeight / 4) / (height / y))] && gS.getMaps()[1][xLoc2][(int)((0 + rectHeight / 4) / (height / y))]) {
            gS.setSquares(1);
            gS.setEnemies(6);
          }
        }
        else if (gS.getMapLoc() == 5) {
          if (gS.getMaps()[4][xLoc][(int)((0 + rectHeight / 4) / (height / y))] && gS.getMaps()[4][xLoc2][(int)((0 + rectHeight / 4) / (height / y))]) {
            gS.setSquares(4);
            gS.setEnemies(3);
          }
        }
        else if (gS.getMapLoc() == 6) {
          if (gS.getMaps()[5][xLoc][(int)((0 + rectHeight / 4) / (height / y))] && gS.getMaps()[5][xLoc2][(int)((0 + rectHeight / 4) / (height / y))]) {
            gS.setSquares(5);
            gS.setEnemies(9);
          }
        }
        else if (gS.getMapLoc() == 8) {
          if (gS.getMaps()[7][xLoc][(int)((0 + rectHeight / 4) / (height / y))] && gS.getMaps()[7][xLoc2][(int)((0 + rectHeight / 4) / (height / y))]) {
            gS.setSquares(7);
            gS.setEnemies(6);
          }
        }
        else if (gS.getMapLoc() == 9) {
          if (gS.getMaps()[8][xLoc][(int)((0 + rectHeight / 4) / (height / y))] && gS.getMaps()[8][xLoc2][(int)((0 + rectHeight / 4) / (height / y))]) {
            gS.setSquares(8);
            gS.setEnemies(7);
          }
        }
        yLoc = (int)((0 + rectHeight / 4) / (height / y));
        if (gS.getMaps()[gS.getMapLoc()][xLoc][yLoc] && gS.getMaps()[gS.getMapLoc()][xLoc2][yLoc]) {
          player.moveTo(player.getLocation().getRow(), 0 + rectHeight / 4);
        }
        else {
          player.moveTo(player.getLocation().getRow(), height - rectHeight / 4);
        }
      }
  
      xLoc = player.getLocation().convertToGrid(player.getLocation().getRow() + rectWidth/ 4, width, x);
      xLoc2 = player.getLocation().convertToGrid(player.getLocation().getRow() - rectWidth / 4, width, x);
      yLoc = player.getLocation().convertToGrid(player.getLocation().getCol() - rectHeight / 4, height, y);
      yLoc2 = player.getLocation().convertToGrid(player.getLocation().getCol() + rectHeight / 4 + player.getSpeed(), height, y);
  
      checkLocations(xLoc, xLoc2, yLoc, yLoc2);
      if (!gS.getMaps()[gS.getMapLoc()][xLoc][yLoc2] || !gS.getMaps()[gS.getMapLoc()][xLoc2][yLoc2]) {
        //System.out.println(mapLoc);
        player.moveTo(player.getLocation().getRow(), player.getLocation().getCol() - player.getSpeed());
      }
    }
  
    public void leftMethod(int a) {
  
      if (player.getLocation().getRow() - rectWidth / 4 <= 0) {
        if (gS.getMapLoc() == 0) {
          if (gS.getMaps()[4][(int)((width - rectWidth / 4) / (width / x))][yLoc] && gS.getMaps()[4][(int)((width - rectWidth / 4) / (width / x))][yLoc2]) {
            gS.setSquares(4);
            gS.setEnemies(5);
          }
        }
        else if (gS.getMapLoc() == 1) {
          if (gS.getMaps()[5][(int)((width - rectWidth / 4) / (width / x))][yLoc] && gS.getMaps()[5][(int)((width - rectWidth / 4) / (width / x))][yLoc2]) {
            gS.setSquares(5);
            gS.setEnemies(6);
          }
        }
        else if (gS.getMapLoc() == 2) {
          if (gS.getMaps()[6][(int)((width - rectWidth / 4) / (width / x))][yLoc] && gS.getMaps()[6][(int)((width - rectWidth / 4) / (width / x))][yLoc2]) {
            gS.setSquares(6);
            gS.setEnemies(6);
          }
        }
        else if (gS.getMapLoc() == 7) {
          if (gS.getMaps()[0][(int)((width - rectWidth / 4) / (width / x))][yLoc] && gS.getMaps()[0][(int)((width - rectWidth / 4) / (width / x))][yLoc2]) {
            gS.setSquares(0);
            gS.setEnemies(5);
          }
        }
        else if (gS.getMapLoc() == 8) {
          if (gS.getMaps()[1][(int)((width - rectWidth / 4) / (width / x))][yLoc] && gS.getMaps()[1][(int)((width - rectWidth / 4) / (width / x))][yLoc2]) {
            gS.setSquares(1);
            gS.setEnemies(3);
          }
        }
        else if (gS.getMapLoc() == 9) {
          if (gS.getMaps()[2][(int)((width - rectWidth / 4) / (width / x))][yLoc] && gS.getMaps()[2][(int)((width - rectWidth / 4) / (width / x))][yLoc2]) {
            gS.setSquares(2);
            gS.setEnemies(5);
          }
        }
        //println("out left");
        xLoc = (int)((width - rectWidth / 4) / (width / x)) ;
  
        checkLocations(xLoc, xLoc2, yLoc, yLoc);
        if (gS.getMaps()[gS.getMapLoc()][xLoc][yLoc] && gS.getMaps()[gS.getMapLoc()][xLoc][yLoc2]) {
          player.moveTo(width - rectWidth / 4, player.getLocation().getCol());
        }
        else {
          player.moveTo(0 + rectWidth / 4, player.getLocation().getCol());
        }
      }
  
      xLoc = player.getLocation().convertToGrid(player.getLocation().getRow() + rectWidth/ 4, width, x);
      xLoc2 = player.getLocation().convertToGrid(player.getLocation().getRow() - rectWidth / 4 - player.getSpeed(), width, x);
      yLoc = player.getLocation().convertToGrid(player.getLocation().getCol() - rectHeight / 4, height, y);
      yLoc2 = player.getLocation().convertToGrid(player.getLocation().getCol() + rectHeight / 4, height, y);
  
      checkLocations(xLoc, xLoc2, yLoc, yLoc2);
  
      if (!gS.getMaps()[gS.getMapLoc()][xLoc2][yLoc] || !gS.getMaps()[gS.getMapLoc()][xLoc2][yLoc2]) {
        player.moveTo(player.getLocation().getRow() + player.getSpeed(), player.getLocation().getCol());
      }
    }
  
    public void rightMethod(int a) {
  
      if (player.getLocation().getRow() + rectWidth / 4 >= width) {
        //println("out right");
        if (gS.getMapLoc() == 4) {
          if (gS.getMaps()[0][(int)((0 + rectWidth / 4 ) / (width / x))][yLoc] && gS.getMaps()[0][(int)((0 + rectWidth / 4 ) / (width / x))][yLoc2]) {
            gS.setSquares(0);
            gS.setEnemies(5);
          }
        }
        else if (gS.getMapLoc() == 5) {
          if (gS.getMaps()[1][(int)((0 + rectWidth / 4 ) / (width / x))][yLoc] && gS.getMaps()[1][(int)((0 + rectWidth / 4 ) / (width / x))][yLoc2]) {
            gS.setSquares(1);
            gS.setEnemies(6);
          }
        }
        else if (gS.getMapLoc() == 6) {
          if (gS.getMaps()[2][(int)((0 + rectWidth / 4 ) / (width / x))][yLoc] && gS.getMaps()[2][(int)((0 + rectWidth / 4 ) / (width / x))][yLoc2]) {
            gS.setSquares(2);
            gS.setEnemies(7);
          }
        }
        else if (gS.getMapLoc() == 0) {
          if (gS.getMaps()[7][(int)((0 + rectWidth / 4 ) / (width / x))][yLoc] && gS.getMaps()[7][(int)((0 + rectWidth / 4 ) / (width / x))][yLoc2]) {
            gS.setSquares(7);
            gS.setEnemies(8);
          }
        }
        else if (gS.getMapLoc() == 1) {
          if (gS.getMaps()[8][(int)((0 + rectWidth / 4 ) / (width / x))][yLoc] && gS.getMaps()[8][(int)((0 + rectWidth / 4 ) / (width / x))][yLoc2]) {
            gS.setSquares(8);
            gS.setEnemies(4);
          }
        }
        else if (gS.getMapLoc() == 2) {
          if (gS.getMaps()[9][(int)((0 + rectWidth / 4 ) / (width / x))][yLoc] && gS.getMaps()[9][(int)((0 + rectWidth / 4 ) / (width / x))][yLoc2]) {
            gS.setSquares(9);
            gS.setEnemies(5);
          }
        }
        xLoc = (int)((0 + rectWidth / 4 ) / (width / x));
        if (gS.getMaps()[gS.getMapLoc()][xLoc][yLoc] && gS.getMaps()[gS.getMapLoc()][xLoc][yLoc2]) {
          player.moveTo(0 + rectWidth / 4, player.getLocation().getCol());
        }
        else {
          player.moveTo(width - rectWidth / 4, player.getLocation().getCol());
        }
      }
      xLoc = player.getLocation().convertToGrid(player.getLocation().getRow() + rectWidth/ 4 + player.getSpeed(), width, x);
      xLoc2 = player.getLocation().convertToGrid(player.getLocation().getRow() - rectWidth / 4, width, x);
      yLoc = player.getLocation().convertToGrid(player.getLocation().getCol() - rectHeight / 4, height, y);
      yLoc2 = player.getLocation().convertToGrid(player.getLocation().getCol() + rectHeight / 4, height, y);
  
      checkLocations(xLoc, xLoc2, yLoc, yLoc2);
      if (!gS.getMaps()[gS.getMapLoc()][xLoc][yLoc] || !gS.getMaps()[gS.getMapLoc()][xLoc][yLoc2]) {
        player.moveTo(player.getLocation().getRow() - player.getSpeed(), player.getLocation().getCol());
      }
    }
  
  
    public int getAngle() {
      return angle;
    }
  
    public void checkLocations(int xLoc, int xLoc2, int yLoc, int yLoc2) {
      if (xLoc >= x) {
        this.xLoc = 0;
        off = true;
      }
      else if (xLoc < 0) {
        this.xLoc = x - 1;
        off = true;
      }
      if (xLoc2 >= x) {
        this.xLoc2 = 0;
        off = true;
      }
      else if (xLoc2 < 0) {
        this.xLoc2 = x - 1;
        off = true;
      }
  
      if (yLoc >= y) {
        this.yLoc = 0;
        off = true;
      }
      else if (yLoc < 0) {
        this.yLoc = y - 1;
        off = true;
      }
      if (yLoc2 >= y) {
        this.yLoc2 = 0;
        off = true;
      }
      else if (yLoc2 < 0) {
        this.yLoc2 = y - 1;
        off = true;
      }
    }
    /*
    public void boundaryCheck() {
            if(player.getLocation().getRow() - rectWidth / 4 < 0) {
                //println("out left");
                xLoc = (int)((width - rectWidth / 4) / (width / x)) ;
                yLoc = (int)(player.getLocation().getCol() / (height / y));
                if (gS.getMaps()[gS.getMapLoc()][xLoc][yLoc]) {
                    player.moveTo(width - rectWidth / 4, player.getLocation().getCol());
                }
                else {
                    player.moveTo(0 + rectWidth / 4, player.getLocation().getCol());
                }
            }
              
            if(player.getLocation().getRow() + rectWidth / 4 > width) {
                //println("out right");
                xLoc = (int)((0 + rectWidth / 4) / (width / x));
                yLoc = (int)(player.getLocation().getCol() / (height / y));
                if (gS.getMaps()[gS.getMapLoc()][xLoc][yLoc]) {
                    player.moveTo(0 + rectWidth / 4, player.getLocation().getCol());
                }
                else {
                    player.moveTo(width - rectWidth / 4, player.getLocation().getCol());
                }
            }
              
            if(player.getLocation().getCol() + rectHeight / 4 > height) {
                //println("out down");
                if (gS.getMapLoc() == 1) {
                    gS.setSquares(0);
                    gS.setEnemies(3);
                }
                xLoc = (int)(player.getLocation().getRow() / (width / x));
                yLoc = (int)((0 + rectHeight / 4) / (height / y));
                if (gS.getMaps()[gS.getMapLoc()][xLoc][yLoc]) {
                    player.moveTo(player.getLocation().getRow(), 0 + rectHeight / 4);
                }
                else {
                    player.moveTo(player.getLocation().getRow(), height - rectHeight / 4);
                }
            }
            off = false;
        }
        */
    public Player setPlayer() {
      return player;
    }
  
    public void resetPlayer(Player p) {
      player = p;
    }
  }
  
  public class Enemy extends Character {
    private int level;
    private int damage;
    private Location playerLoc;
    private int direction;
    //private Location[][] nodes; 
    boolean bulletCollision = false;
    //int distance = 0;
    int x;
    int y;
    int count = 0;
  
    public Enemy (Location loc, int l, int sc, Player p) {
      //changes
      super(loc, l, sc);
      setFullHealth(calculateHP(l));
      setHealth(calculateHP(l));
      level = p.getLevel() + l;
      damage = calculateDamage(l);
      l *= l;
      if (l < 20) {
        setSpeed(l * getSpeedConstant() / 6 / p.getLevel() + 1);
      }
      else {
        l /= l;
        setSpeed(l * getSpeedConstant() / 2 / p.getLevel() + 1);
      }
    }
  
    public void setCollision() {
      bulletCollision = true;
    }
  
    public void changeCollision() {
      bulletCollision = !bulletCollision;
    }
    public boolean getCollision() {
      return bulletCollision;
    }
    public int calculateDamage(int l) {
      return l * 40 - 10;
    }
  
    public int getLevel() {
      return level;
    }
  
    public int getDamage() {
      return damage;
    }
  
    public void setPlayerLoc(Location loc) {
      playerLoc = loc;
    }
  
    //use grid to find shortest distance
    public void findShortest(boolean[][][] map, int mapLoc, int width, int height, double x, double y) {
    }
  
    //simple move
    public void move() {
      //int angle;
      x = 0;
      y = 0;
      double xDist = getLocation().getRow() - playerLoc.getRow();
      double yDist = getLocation().getCol() - playerLoc.getCol();
  
      //angle =  (int) Math.toDegrees(Math.atan2((getLocation().getCol() - playerLoc.getCol()),(getLocation().getRow() - playerLoc.getRow()) ));
      if (xDist > 0) {
        x = -1;
      }
      else if (xDist < 0) {
        x = 1;
      }
      if (yDist > 0) {
        y = -1;
      }
      else if (yDist < 0) {
        y = 1;
      }
      if (Math.abs(xDist) - Math.abs(yDist) > 0) {
        if (x == 1) {
          direction = 1;
        }
        else if (x == -1) {
          direction = 3;
        }
      }
      else {
        if (y == 1) {
          direction = 0;
        }
        else if (y == -1) {
          direction = 2;
        }
      }
  
      moveTo(getLocation().getRow() + getSpeed() * x, getLocation().getCol() + getSpeed() * y);
      //moveTo((int)(getLocation().getRow() - (getSpeed() * Math.sin(angle))),(int)(getLocation().getCol() + (getSpeed() * Math.cos(angle))));
    }
  
    public void reverseMove(Location loc, int rad, boolean[][][] map, int mapLoc, int width, int height, double x, double y) {
      if (collisionCheck(getLocation(), rad, map, mapLoc, width, height, x, y)) {
        moveTo(getLocation().getRow() - getSpeed() * this.x, getLocation().getCol() - getSpeed() * this.y);
      }
    }
  
  
  
    /*
    //move based on grid
        public void move(boolean[][][] map, int mapLoc,int width,int height,double x,double y) {
            int[][] mapDist = new int[map[mapLoc].length][map[mapLoc][0].length];
            int playerGridx = getLocation().convertToGrid(playerLoc.getRow(), width, x);
            int playerGridy = getLocation().convertToGrid(playerLoc.getCol(), height, y);
            int enemyGridx = getLocation().convertToGrid(getLocation().getRow(), width, x);
            int enemyGridy = getLocation().convertToGrid(getLocation().getRow(), height, y);  
              
            int xDist = getLocation().getRow() - playerLoc.getRow();
            int yDist = getLocation().getCol() - playerLoc.getCol();
            if (xDist > 0) {
                this.x = -1;
            }
            else if (xDist < 0) {
                this.x = 1;
            }
            if (yDist > 0) {
                this.y = -1;
            }
            else if (yDist < 0) {
                this.y = 1;
            }
              
            System.out.println(getLocation());
            if (map[mapLoc][enemyGridx + this.x][enemyGridy + this.y]) {
                moveTo(getLocation().getRow() + this.x * getSpeed(),getLocation().getCol() + this.y * getSpeed());
                System.out.println(this.x);
            }
            else {
                  
                if (map[mapLoc][enemyGridx + this.x][enemyGridy]) {
                    moveTo(getLocation().getRow() + this.x * getSpeed(),getLocation().getCol());
                }
                else if (map[mapLoc][enemyGridx][enemyGridy + this.y]) {
                    moveTo(getLocation().getRow(),getLocation().getCol() + this.y * getSpeed());
                }
                else {
                    if (map[mapLoc][enemyGridx + this.x][enemyGridy - this.y]) {
                        moveTo(getLocation().getRow() + this.x * getSpeed(),getLocation().getCol() - this.y * getSpeed());
                    }
                    else if (map[mapLoc][enemyGridx - this.x][enemyGridy + this.y]) {
                        moveTo(getLocation().getRow() - this.x * getSpeed(),getLocation().getCol() + this.y * getSpeed());
                    }
                    else {
                        if (map[mapLoc][enemyGridx - this.x][enemyGridy]) {
                            moveTo(getLocation().getRow() - this.x * getSpeed(),getLocation().getCol());
                        }
                        else if (map[mapLoc][enemyGridx][enemyGridy - this.y]) {  
                            moveTo(getLocation().getRow(),getLocation().getCol() - this.y * getSpeed());
                        }
                        else {
                            if (map[mapLoc][enemyGridx - this.x][enemyGridy - this.y]) {
                                moveTo(getLocation().getRow() - this.x * getSpeed(),getLocation().getCol() - this.y * getSpeed());
                            }
                            else {
                                return;
                            }
                        }
                          
                    }
                }
            }
              
              
        }
        */
  
    /*
    public void move(boolean[][][] map, int mapLoc,int width,int height,double x,double y) {
              
            oldEnemyLoc = getLocation();
            nodes = new Location[(int) height][(int) width];
            for (int a = 0; a < width; a++) {
                for (int b = 0; b < height; b++) {
                    nodes[a][b] = new Location(width,height);
                }
            }
            boolean found = findShortestPath(playerLoc,map,mapLoc,width,height,x,y);
            ArrayList<Location> adj = findAdjacentLocations();
            System.out.println(adj.size());
            if (adj.size() > 0) {
                int dist = 9999999;
                int val = 0;
                if (found) {
                    for (int a = 0; a < adj.size(); a++) {
                        if (adj.get(a).getDistance() < dist && adj.get(a).getDistance() >= 0) {
                            dist = adj.get(a).getDistance();
                            val = a;
                        }
                    }
                }
                  
                moveTo(adj.get(val));
              
            }
              
        }
        */
  
  
    /*
    public boolean findShortestPath(Location player, boolean[][][] map, int mapLoc,int width,int height,double x,double y) {
            int row = playerLoc.getRow();
            int col = playerLoc.getCol();
            if (!player.getIgnore()) {
                nodes[row][col].setIgnore();
                nodes[row][col].setDistance(distance);
                distance++;
                for (Location a: getAdjacentLocations(player, map, mapLoc, width, height, x, y, distance)) {
                    System.out.println(a);
                    if (a.getRow() == getLocation().getRow() && a.getCol() == getLocation().getCol()) {
                        System.out.println("exit");
                        return true;
                    }
                    if (map[mapLoc][(int)(a.getRow() / (width / x))][(int)(a.getCol() / (height / y))]) {
                        findShortestPath(a, map, mapLoc, width, height, x, y);
                    }
                      
                }
            }
            return false;
        }
          
        public ArrayList<Location> getAdjacentLocations(Location location,boolean[][][] map,int mapLoc,int width,int height,double x, double y, int distance) {
            ArrayList<Location> temp = new ArrayList<Location>();
            for (int x1 = location.getRow() - 1; x1 <= location.getRow() + 1; x1++) {
                for (int y1 = location.getCol() - 1; y1 <= location.getCol() + 1; y1++) {
                    if (x1 == location.getRow() && y1 == location.getCol()) {
                          
                    }
                    else {
                        if (map[mapLoc][(int)(x1 / (width / x))][(int)((y1) / (height / y))]) {
                            try {
                                if (!nodes[(int) x1][(int) y1].getIgnore()) {
                                    temp.add(new Location((int)x1,(int)y1, distance));
                                }
                            }
                            catch(Exception e) {
                                  
                            }
                        }
                    }
                }
            }
            return temp;
              
        }
          
        public ArrayList<Location> findAdjacentLocations() {
            ArrayList<Location> adjacentLoc = new ArrayList<Location>();
            for (int x = getLocation().getRow() - getSpeed(); x < getLocation().getRow() + getSpeed(); x++)
            {
                for (int y = getLocation().getCol() - getSpeed(); y < getLocation().getCol() + getSpeed();y++) {
                    if (nodes[x][y] != null) {
                        System.out.println(nodes[x][y]);
                        if (Math.abs(nodes[x][y].getRow() - getLocation().getRow()) <= getSpeed() && Math.abs(nodes[x][y].getRow() - getLocation().getRow()) <= getSpeed() ) {
                            adjacentLoc.add(nodes[x][y]);
                        }
                    }
                }
            }
            return adjacentLoc;
        }
        */
  
    public int getDirection() {
      return direction;
    }
  }
  
  public class GameSetup {
    double x;
    double y;
    int width;
    int height;
    int speedConstant;
    Player player;
    ArrayList<Token> tokens = new ArrayList<Token>();
    ArrayList<Bullet> bullets = new ArrayList<Bullet>();
    ArrayList<Enemy> enemies = new ArrayList<Enemy>();
    ArrayList<Boss> boss = new ArrayList<Boss>();
    int mapLoc;
    Square[][] list;
    /*
     map
           
          3
         629
         518
         407
           
         */
    boolean[][][] maps = {
      {     //map 0
        //top connects to map 1
        //left connects to map 4
        //right connects to map 7
        //top left                                      //bottom left
        {
          false, false, false, true, true, true, false, false, false, false
        }
        ,
        {
          false, true, true, true, true, true, true, false, false, false
        }
        ,
        {
          true, true, true, true, false, true, true, true, true, false
        }
        ,
        {
          true, true, true, true, true, true, false, true, true, false
        }
        ,
        {
          true, false, true, true, true, true, true, true, true, false
        }
        ,
        {
          false, false, true, true, false, true, true, true, true, false
        }
        ,
        {
          true, true, true, true, false, false, true, true, true, false
        }
        ,
        {
          false, true, true, false, false, true, true, true, true, false
        }
        ,
        {
          true, true, true, false, true, true, false, false, true, false
        }
        ,
        {
          false, false, false, false, true, true, true, false, false, false
        }
        //top right                                    //bottom right
      }
      ,
  
      { //map 1
        //bottom connects to map 0
        //top connects to map 2
        //left connects to map 5
        //right connects to map 8
        {
          false, false, false, false, false, true, true, false, false, false
        }
        , 
        {
          false, false, true, false, false, false, true, false, true, false
        }
        ,
        {
          false, true, true, true, true, true, true, true, true, true
        }
        ,
        {
          false, true, true, true, false, true, true, true, true, true
        }
        ,
        {
          true, true, false, true, false, true, true, true, true, true
        }
        ,
        {
          true, true, true, true, true, true, true, true, true, false
        }
        ,
        {
          true, true, true, true, true, true, true, false, true, true
        }
        ,
        {
          false, true, true, false, true, false, false, false, false, false
        }
        ,
        {
          false, false, false, false, true, true, true, true, false, true
        }
        ,
        {
          false, false, false, false, false, false, false, true, false, false
        }
      }
      ,
  
      {
        //map 2
        //map before boss
        //top connects to map 3
        //bottom connects to map 1
        //left connects to map 6
        //right connects to map 9
        {
          false, true, true, true, true, true, true, true, true, true
        }
        ,
        {
          false, true, true, true, true, true, true, true, true, true
        }
        ,
        {
          false, true, true, true, true, true, true, true, true, true
        }
        ,
        {
          false, true, true, true, true, true, true, true, true, true
        }
        ,
        {
          false, true, true, true, true, true, true, true, true, true
        }
        ,
        {
          false, true, true, true, true, true, true, true, true, true
        }
        ,
        {
          false, true, true, true, true, true, true, true, true, true
        }
        ,
        {
          false, true, true, true, true, true, true, true, true, true
        }
        ,
        {
          false, true, true, true, true, true, true, true, true, true
        }
        ,
        {
          false, true, true, true, true, true, true, true, true, true
        }
      }
      ,
  
      {
        //map 3
        //boss map
        //bottom connects to map 2
        {
          false, false, false, false, false, false, false, false, false, false
        }
        ,
        {
          false, true, true, true, true, true, true, true, true, false
        }
        ,
        {
          false, true, true, true, true, true, true, true, true, false
        }
        ,
        {
          false, true, true, true, true, true, true, true, true, false
        }
        ,
        {
          false, true, true, true, true, true, true, true, true, true
        }
        ,
        {
          false, true, true, true, true, true, true, true, true, true
        }
        ,
        {
          false, true, true, true, true, true, true, true, true, false
        }
        ,
        {
          false, true, true, true, true, true, true, true, true, false
        }
        ,
        {
          false, true, true, true, true, true, true, true, true, false
        }
        ,
        {
          false, false, false, false, false, false, false, false, false, false
        }
      }
      ,
  
      {
        //map 4
        {
          false, false, false, false, false, false, false, false, false, false
        }
        ,
        {
          true, true, true, true, true, true, true, true, true, false
        }
        ,
        {
          true, true, true, true, true, true, true, true, true, false
        }
        ,
        {
          true, true, true, true, true, true, true, true, true, false
        }
        ,
        {
          true, true, true, true, true, true, true, true, true, false
        }
        ,
        {
          true, true, true, true, true, true, true, true, true, false
        }
        ,
        {
          true, true, true, true, true, true, true, true, true, false
        }
        ,
        {
          true, true, true, true, true, true, true, true, true, false
        }
        ,
        {
          true, true, true, true, true, true, true, true, true, false
        }
        ,
        {
          true, true, true, true, true, true, true, true, true, false
        }
      }
      ,
  
      {
        //map 5
        {
          false, false, false, false, false, false, false, false, false, false
        }
        ,
        {
          true, true, true, true, true, true, true, true, true, true
        }
        ,
        {
          true, true, true, true, true, true, true, true, true, true
        }
        ,
        {
          true, true, true, true, true, true, true, true, true, true
        }
        ,
        {
          true, true, true, true, true, true, true, true, true, true
        }
        ,
        {
          true, true, true, true, true, true, true, true, true, true
        }
        ,
        {
          true, true, true, true, true, true, true, true, true, true
        }
        ,
        {
          true, true, true, true, true, true, true, true, true, true
        }
        ,
        {
          true, true, true, true, true, true, true, true, true, true
        }
        ,
        {
          true, true, true, true, true, true, true, true, true, true
        }
      }
      ,
  
      {
        //map 6
        {
          false, false, false, false, false, false, false, false, false, false
        }
        ,
        {
          false, true, true, true, true, true, true, true, true, true
        }
        ,
        {
          false, true, true, true, true, true, true, true, true, true
        }
        ,
        {
          false, true, true, true, true, true, true, true, true, true
        }
        ,
        {
          false, true, true, true, true, true, true, true, true, true
        }
        ,
        {
          false, true, true, true, true, true, true, true, true, true
        }
        ,
        {
          false, true, true, true, true, true, true, true, true, true
        }
        ,
        {
          false, true, true, true, true, true, true, true, true, true
        }
        ,
        {
          false, true, true, true, true, true, true, true, true, true
        }
        ,
        {
          false, true, true, true, true, true, true, true, true, true
        }
      }
      ,
  
      {
        //map 7
        {
          true, true, true, true, true, true, true, true, true, false
        }
        ,
        {
          true, true, true, true, true, true, true, true, true, false
        }
        ,
        {
          true, true, true, true, true, true, true, true, true, false
        }
        ,
        {
          true, true, true, true, true, true, true, true, true, false
        }
        ,
        {
          true, true, true, true, true, true, true, true, true, false
        }
        ,
        {
          true, true, true, true, true, true, true, true, true, false
        }
        ,
        {
          true, true, true, true, true, true, true, true, true, false
        }
        ,
        {
          true, true, true, true, true, true, true, true, true, false
        }
        ,
        {
          true, true, true, true, true, true, true, true, true, false
        }
        ,
        {
          false, false, false, false, false, false, false, false, false, false
        }
      }
      ,
  
      {
        //map 8
        {
          true, true, true, true, true, true, true, true, true, true
        }
        ,
        {
          true, true, true, true, true, true, true, true, true, true
        }
        ,
        {
          true, true, true, true, true, true, true, true, true, true
        }
        ,
        {
          true, true, true, true, true, true, true, true, true, true
        }
        ,
        {
          true, true, true, true, true, true, true, true, true, true
        }
        ,
        {
          true, true, true, true, true, true, true, true, true, true
        }
        ,
        {
          true, true, true, true, true, true, true, true, true, true
        }
        ,
        {
          true, true, true, true, true, true, true, true, true, true
        }
        ,
        {
          true, true, true, true, true, true, true, true, true, true
        }
        ,
        {
          false, false, false, false, false, false, false, false, false, false
        }
      }
      ,
  
      {
        //map 9
        {
          false, true, true, true, true, true, true, true, true, true
        }
        ,
        {
          false, true, true, true, true, true, true, true, true, true
        }
        ,
        {
          false, true, true, true, true, true, true, true, true, true
        }
        ,
        {
          false, true, true, true, true, true, true, true, true, true
        }
        ,
        {
          false, true, true, true, true, true, true, true, true, true
        }
        ,
        {
          false, true, true, true, true, true, true, true, true, true
        }
        ,
        {
          false, true, true, true, true, true, true, true, true, true
        }
        ,
        {
          false, true, true, true, true, true, true, true, true, true
        }
        ,
        {
          false, true, true, true, true, true, true, true, true, true
        }
        ,
        {
          false, false, false, false, false, false, false, false, false, false
        }
      }
      ,
    };
  
    public GameSetup(double x1, double y1, int w, int h, Player player) {
      x = x1;
      y = y1;
      width = w;
      height = h;
      speedConstant = (int)((height + width) / 80 / x);
      this.player = player;
      list = new Square[(int)x][(int)y];
    }
  
    public void changeMapBoolean(int mapLoc, int x, int y) {
      maps[mapLoc][x][y] = !maps[mapLoc][x][y];
    }
  
    public Square[][] getList() {
      return list;
    }
  
    public boolean[][][] getMaps() {
      return maps;
    }
  
    public ArrayList<Enemy> getEnemies() {
      return enemies;
    }
  
    public ArrayList<Bullet> getBullets() {
      return bullets;
    }
  
    public ArrayList<Token> getTokens() {
      return tokens;
    }
  
    public int getMapLoc() {
      return mapLoc;
    }
  
    public void resetEnemies() {
      for (int a = enemies.size() - 1; a >= 0; a--) {
        enemies.remove(a);
      }
    }
    public void setSquares(int a) {
      for (int row = 0; row < x; row++) {
        for (int col = 0; col < y; col++) {
          if (maps[a][row][col]) {
            list[row][col] = new Square(true);
          }
          else {
            list[row][col] = new Square(false);
          }
        }
      }
      mapLoc = a;
      resetEnemies();
    }
  
    public void removeEnemy(int a) {
      enemies.remove(a);
    }
    public void removeToken(int a) {
      tokens.remove(a);
    }
    public void removeBullet(int a) {
      bullets.remove(a);
    }
  
    public void addBullet(Bullet b) {
      bullets.add(b);
    }
  
    public ArrayList<Boss> getBoss() {
      return boss;
    }
  
    public void setBoss() {
      boss.add(new Boss(new Location(width / 2, height / 2), player.getLevel() + 5, speedConstant, player));
    }
  
    public void setPlayer(Player p) {
      player = p;
    }
  
    public void setEnemies(int c) {
      for (int b = enemies.size() - 1;b >= 0; b--) {
        enemies.remove(b);
      }
      for (int s = 0; s < c;) {
        boolean occupied = false;
        int xLoc = (int)(Math.random() * x);
        int yLoc = (int)(Math.random() * y);
        if (maps[mapLoc][xLoc][yLoc]) {
          for (Enemy e : enemies) {
            if (e.getLocation().getRow() == (int)(xLoc * width / x + (width / x / 2)) && e.getLocation().getCol() ==(int)(yLoc * height / y + (height / y / 2))) {
              occupied = true;
            }
          }
          for (Token t : tokens) {
            if (t.getLocation().getRow() == (int)(xLoc * width / x + (width / x / 2)) && t.getLocation().getCol() ==(int)(yLoc * height / y + (height / y / 2))) {
              occupied = true;
            }
          }
          if (!occupied) {
            int l = (int)(Math.random() * 3 + 1);
            if (player.getLevel() < 3) {
              //System.out.println(player.getLevel());
              l = (int)(Math.random() * player.getLevel() + 1);
            }
  
            enemies.add(new Enemy(new Location((int)(xLoc * width / x + (width / x / 2)), (int)(yLoc * height / y + (height / y / 2))), l, speedConstant, player));
            s++;
          }
        }
      }
    }
  
    public void setupTokens() {
      int tokenNumber = 4; //at least one main and mix of the three
      for (int m = 0; m < maps.length; m++) {
        int bulletNum = (int)(Math.random() * (tokenNumber));
        int healthNum = (int)(Math.random() * (tokenNumber - bulletNum));
        int mainNum = (int)(Math.random() * (tokenNumber - (healthNum + bulletNum)) + 1);
        //System.out.println(mainNum + "   " + bulletNum + "     " + healthNum);
        for (int a = 0; a < tokenNumber;) {
  
          boolean occupied = false;
          int xLoc = (int)(Math.random() * x);
          int yLoc = (int)(Math.random() * y);
          if (maps[m][xLoc][yLoc]) {
            if (m != 3) {
              for (Token t : tokens) {
                if (t.getMapLoc() == m && t.getLocation().getRow() == (int)(xLoc * width / x + (width / x / 2)) && t.getLocation().getCol() ==(int)(yLoc * height / y + (height / y / 2))) {
                  occupied = true;
                }
              }
              if (!occupied) {
  
                if (healthNum > 0) {
                  tokens.add(new HealthToken((new Location((int)(xLoc * width / x + (width / x / 2)), (int)(yLoc * height / y + (height / y / 2)))), player, m));
                  healthNum--;
                }
                else if (bulletNum > 0) {
                  tokens.add(new BulletToken((new Location((int)(xLoc * width / x + (width / x / 2)), (int)(yLoc * height / y + (height / y / 2)))), player, m));
                  bulletNum--;
                }
                else if (mainNum > 0) {
                  tokens.add(new MainToken((new Location((int)(xLoc * width / x + (width / x / 2)), (int)(yLoc * height / y + (height / y / 2)))), player, m));
                  mainNum--;
                }
                a++;
              }
            }
            else {
              for (Token t : tokens) {
                if (t.getLocation().getRow() == (int)(xLoc * width / x + (width / x / 2)) && t.getLocation().getCol() ==(int)(yLoc * height / y + (height / y / 2))) {
                  occupied = true;
                }
                if ((xLoc == 4 && yLoc == 9) || (xLoc == 5 && yLoc == 9) || (xLoc == 4 && yLoc == 4) || (xLoc == 4 && yLoc == 5) || (xLoc == 5 && yLoc == 4) || (xLoc == 5 && yLoc == 5)) {
                  occupied = true;
                }
              }
              if (!occupied) {
                if (a % 2 == 0) {
                  tokens.add(new BulletToken((new Location((int)(xLoc * width / x + (width / x / 2)), (int)(yLoc * height / y + (height / y / 2)))), player, m));
                }
                if (a % 2 == 1) {
                  tokens.add(new HealthToken((new Location((int)(xLoc * width / x + (width / x / 2)), (int)(yLoc * height / y + (height / y / 2)))), player, m));
                }
                a++;
              }
            }
          }
        }
      }
    }
  
  
    public void addToken(Token t) {
      tokens.add(t);
    }
  
    public void resetLocations(int w, int h, int w1, int h1) {
      for (int a = 0; a < enemies.size(); a++) {
        enemies.get(a).resetLocation(w, h, w1, h1);
      }
      for (int a = 0; a < tokens.size(); a++) {
        tokens.get(a).resetLocation(w, h, w1, h1);
      }
      for (int a = 0; a < bullets.size(); a++) {
        bullets.get(a).resetLocation(w, h, w1, h1);
      }
      for (int a = 0; a < boss.size(); a++) {
        boss.get(a).resetLocation(w, h, w1, h1);
      }
      player.resetLocation(w, h, w1, h1);
    }
  }
  
  
  public class HealthToken extends Token {
    public HealthToken (Location loc, Player p, int m) {
      super(loc, p, m, "HealthToken");
    }
  }
  
  
  public class Location {
    int row;
    int col;
    int distance;
    //boolean ignore;
    public Location(int x, int y) {
      row = x;
      col = y;
    }
  
    public Location (int x, int y, int dist) {
      row = x;
      col = y;
      distance = dist;
      //ignore = false;
    }
  
    public void setDistance(int d) {
      distance = d;
    }
    //public boolean getIgnore() {
    //return ignore;
    //}
  
    public void setIgnore() {
      //ignore = true;
    }
    public int getRow() {
      return row;
    }
  
    public int getCol() {
      return col;
    }
  
    public int getDistance() {
      return distance;
    }
  
    public void changeRow(int r) {
      row = r;
    }
  
    public void changeCol(int c) {
      col = c;
    }
  
    public Location changeLocation(int x, int y) {
      row = x;
      col = y;
      return this;
    }
  
    public String toString() {
      return row + "   " + col;
    }
  
    public int convertToGrid(int loc, int width, double x) {
      return (int)(loc / (width / x));
    }
  }
  
  
  public class MainToken extends Token {
    public MainToken (Location loc, Player p, int m) {
      super(loc, p, m, "MainToken");
    }
  }
  
  
  public class Player extends Character {
    private int damage;
    private int level;
    private int exp;
    private int direction;
    private int numBullet;
    private final int totalBullets = 100;
    private int lives;
  
    public Player(Location loc, int sc) {
      //changes
      super(loc, 1, sc);
      level = 1;
      setHealth(calculateHP(level) * 4);
      setSpeed(2 * getSpeedConstant());
      numBullet = 40;
      lives = 3;
    }
  
    public void changeLives(int a) {
      lives += a;
    }
  
    public void levelUp() {
      level = level + 1;
    }
  
    public boolean checkLevelUp() {
      return (exp >= level * level * 15);
    }
  
    public int getExp() {
      return exp;
    }
    public int getLevel() {
      return level;
    }
    public void setDirection(int a) {
      direction = a;
    }
    public int getDirection() {
      return direction;
    }
  
    public void calculateDamage() {
      damage = level * 10;
    }
    public int getDamage() {
      return damage;
    }
  
    public void gainExp(int a) {
      exp = exp + a;
    }
    public int getNumBullets() {
      return numBullet;
    }
    public void changeNumBullets(int a) {
      numBullet = numBullet + a;
      if (numBullet > totalBullets) {
        numBullet = totalBullets;
      }
      else if (numBullet < 0) {
        numBullet = 0;
      }
    }
  }
  
  
  public class Square {
    private boolean pass;
  
    public Square(boolean p) {
      pass = p;
    }
  
    public boolean getPass() {
      return pass;
    }
  }
  
  
  public class Token extends Character {
    Player player;
    int mapLoc;
    String tokenType;
    public Token(Location loc, Player p, int m, String type) {
      super(loc);
      player = p;
      mapLoc = m;
      tokenType = type;
    }
  
    //must be called for each token
    //all tokens will have to be updated consistently then updated with this method
    public Player setPlayer() {
      return player;
    }
  
    public int getMapLoc() {
      return mapLoc;
    }
  
    public String getTokenType() {
      return tokenType;
    }
  }
